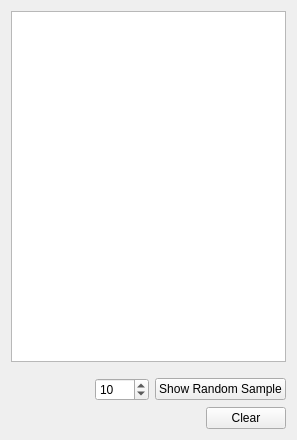
<?xml version="1.0" encoding="UTF-8"?>
<ui version="4.0">
 <class>FaceCorrespondencesWidget</class>
 <widget class="QWidget" name="FaceCorrespondencesWidget">
  <property name="geometry">
   <rect>
    <x>0</x>
    <y>0</y>
    <width>297</width>
    <height>440</height>
   </rect>
  </property>
  <layout class="QVBoxLayout" name="verticalLayout">
   <item>
    <widget class="QListWidget" name="listFaceCorrespondences"/>
   </item>
   <item>
    <layout class="QHBoxLayout" name="horizontalLayout_2">
     <property name="topMargin">
      <number>10</number>
     </property>
     <item>
      <spacer name="horizontalSpacer_2">
       <property name="orientation">
        <enum>Qt::Horizontal</enum>
       </property>
       <property name="sizeHint" stdset="0">
        <size>
         <width>40</width>
         <height>20</height>
        </size>
       </property>
      </spacer>
     </item>
     <item>
      <widget class="QSpinBox" name="spinBoxNumberOfDisplayedCorrespondences">
       <property name="minimum">
        <number>1</number>
       </property>
       <property name="maximum">
        <number>1000</number>
       </property>
       <property name="value">
        <number>10</number>
       </property>
      </widget>
     </item>
     <item>
      <widget class="QPushButton" name="buttonSample">
       <property name="text">
        <string>Show Random Sample</string>
       </property>
      </widget>
     </item>
    </layout>
   </item>
   <item>
    <layout class="QHBoxLayout" name="horizontalLayout">
     <item>
      <spacer name="horizontalSpacer">
       <property name="orientation">
        <enum>Qt::Horizontal</enum>
       </property>
       <property name="sizeHint" stdset="0">
        <size>
         <width>40</width>
         <height>20</height>
        </size>
       </property>
      </spacer>
     </item>
     <item>
      <widget class="QPushButton" name="buttonClear">
       <property name="text">
        <string>Clear</string>
       </property>
      </widget>
     </item>
    </layout>
   </item>
  </layout>
 </widget>
 <resources/>
 <connections/>
</ui>
